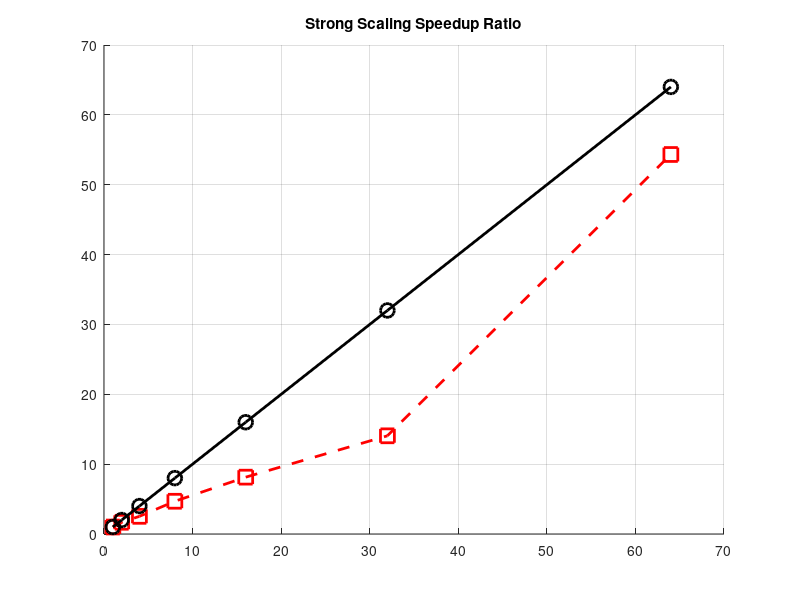

This figure's MATLAB source:

speed = @(v) [v(1)/v(1), v(1)/v(2), v(1)/v(3), v(1)/v(4), v(1)/v(5), v(1)/v(6), v(1)/v(7)];

proc = [1, 2, 4, 8, 16, 32, 64];
speed_weak = @(v) [v(1)/v(1)*proc(1), v(1)/v(2)*proc(2), v(1)/v(3)*proc(3), v(1)/v(4)*proc(4), ...
    v(1)/v(5)*proc(5), v(1)/v(6)*proc(6), v(1)/v(7)*proc(7)];

strong_1024 = [
  7.34037e+06,
  4.37383e+06,
  2.90165e+06,
  1.56588e+06,
  902118,
  522227,
  135117
];

% strong_1024_omp = [
%   6.60267e+06,
%   2.49456e+06,
%   752795,
%   2.60923e+07
% ];


% weak = [
%   1300.82,
%   5937.18,
%   25125.1,
%   134736
% ];

weak_omp = [
  2526.58,
  9866.88,
  10153.9,
  39050.5,
  42244.3,
  183143,
  2.59875e+07
];

strong_1024 = speed(strong_1024);
% strong_1024_omp = speed(strong_1024_omp);



% weak = speed_weak(weak);
weak_omp = speed_weak(weak_omp);

figure;
hold on;
grid();
plot(proc, strong_1024, '--gs', 'MarkerSize', 10, 'LineWidth', 2, 'Color', 'r');
% plot(proc, strong_1024_omp, '--gs', 'MarkerSize', 10, 'LineWidth', 2, 'Color', 'b');
plot(proc, proc, '-o', 'MarkerSize', 10, 'LineWidth', 2, 'Color', 'k');
% legend(["Strong", "With Omp", "Idea"])
title("Strong Scaling Speedup Ratio");
hold off;
saveas(gcf, "Strong2.png");

% figure;
% hold on;
% grid();
% % plot(proc, weak, '--gs', 'MarkerSize', 10, 'LineWidth', 2, 'Color', 'r');
% plot(proc, weak_omp, '--gs', 'MarkerSize', 10, 'LineWidth', 2, 'Color', 'b');
% plot(proc, [1, 1, 1, 1, 1, 1, 1], '-o', 'MarkerSize', 10, 'LineWidth', 2, 'Color', 'k');
% % legend(["Weak", "With Omp", "Idea"]);
% title("Efficiency of Weak Scaling");
% hold off;
% % saveas(gcf, "Weak.png");